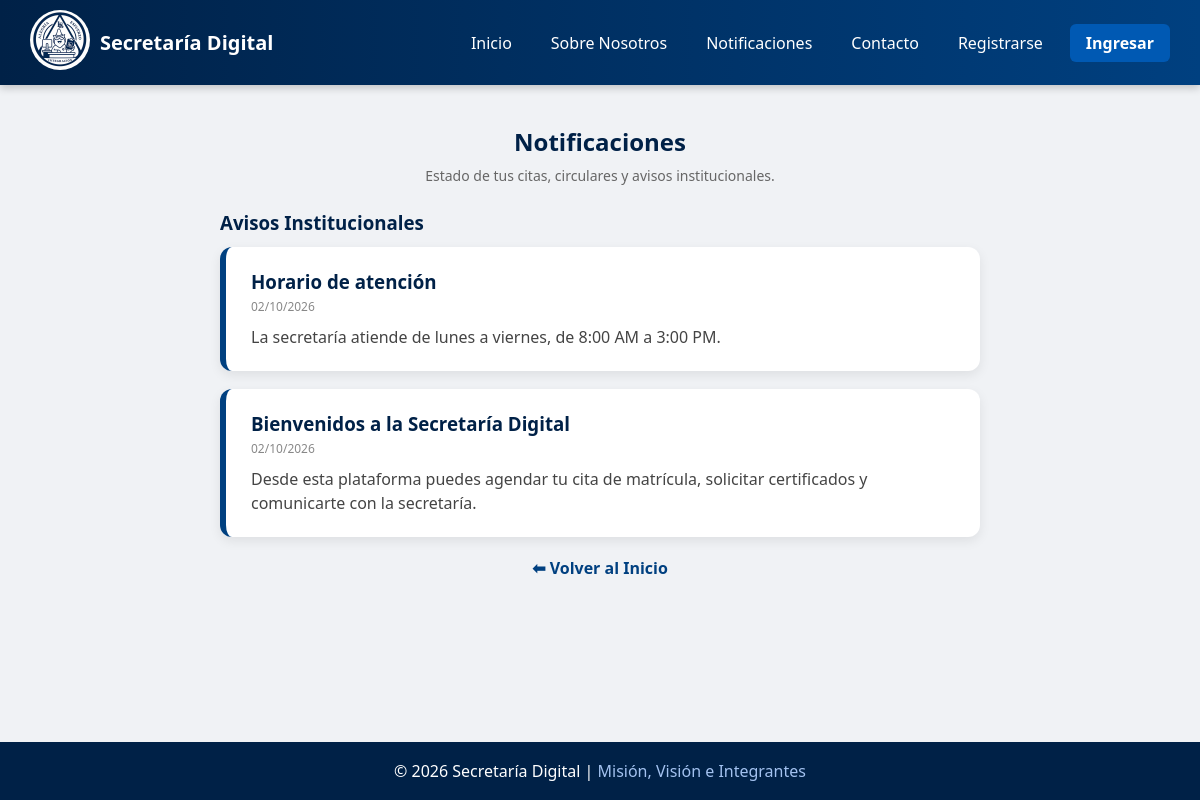
Screenshot of /notificaciones.php with the database file from the repository.
### tables this page shows
CREATE TABLE `notificaciones` (
  `id` int(11) NOT NULL,
  `titulo` varchar(150) NOT NULL,
  `contenido` text NOT NULL,
  `publicado_en` timestamp NOT NULL DEFAULT current_timestamp()
);

### includes/funciones.php (called while the page is built, shortened)
<?php
function e($valor): string
{
    return htmlspecialchars((string)$valor, ENT_QUOTES, 'UTF-8');
}
function fmt_fecha($valor): string
{
    $d = date_create((string)$valor);
    return $d ? $d->format('d/m/Y') : '';
}

### notificaciones.php (the view, shortened to what this page needs)
<?php
require_once __DIR__ . '/includes/funciones.php';
require_once __DIR__ . '/config/conexion.php';
$avisos = $pdo->query('SELECT titulo, contenido, publicado_en FROM notificaciones ORDER BY publicado_en DESC, id DESC')->fetchAll();
include __DIR__ . '/includes/header.php';
?>
<div class="container">
    <h2>Notificaciones</h2>
    <p class="subtitle">Estado de tus citas, circulares y avisos institucionales.</p>
    <h3 style="color:#002147; margin: 25px 0 12px 0;">Avisos Institucionales</h3>
    <?php foreach ($avisos as $a): ?>
        <article class="aviso-card">
            <h3><?= e($a['titulo']) ?></h3>
            <div class="fecha"><?= e(fmt_fecha($a['publicado_en'])) ?></div>
            <p><?= nl2br(e($a['contenido'])) ?></p>
        </article>
    <?php endforeach; ?>
    <div class="back"><a href="index.php">⬅ Volver al Inicio</a></div>
</div>
<?php include __DIR__ . '/includes/footer.php'; ?>

### assets/css/base.css (style rules this page uses)
* { margin: 0; padding: 0; box-sizing: border-box; font-family: 'Segoe UI', sans-serif; }
body { background-color: #f0f2f5; color: #333; min-height: 100vh; display: flex; flex-direction: column; }
.back { text-align: center; margin-top: 20px; }
.back a { color: #004080; text-decoration: none; font-weight: bold; }

### assets/css/avisos.css (style rules this page uses)
.container { max-width: 800px; margin: 40px auto; padding: 0 20px; width: 100%; }
.container h2 { color: #002147; text-align: center; margin-bottom: 8px; }
p.subtitle { text-align: center; color: #666; font-size: 14px; margin-bottom: 25px; }
.aviso-card { background: white; padding: 22px 25px; border-radius: 12px; border-left: 6px solid #004080; box-shadow: 0 4px 12px rgba(0, 0, 0, 0.08); margin-bottom: 18px; }
.aviso-card h3 { color: #002147; margin-bottom: 4px; }
.aviso-card .fecha { font-size: 12px; color: #888; margin-bottom: 10px; }
.aviso-card p { color: #444; line-height: 1.5; }

### rows the page displays
notificaciones: titulo "Horario de atención", publicado_en "02/10/2026", contenido "La secretaría atiende de lunes a viernes, de 8:00 AM a 3:00 PM."
notificaciones: titulo "Bienvenidos a la Secretaría Digital", publicado_en "02/10/2026", contenido "Desde esta plataforma puedes agendar tu cita de matrícula, solicitar certificados y comunicarte con la secretaría."
